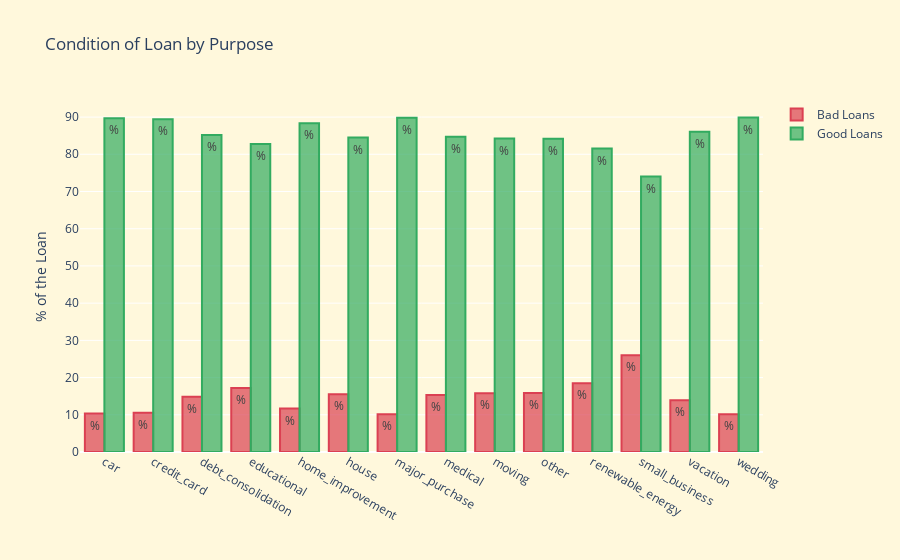

Source (notebook cell):
### Code cell
df['purpose'].value_counts()

# Education, renewable energy, wedding are the purposed that contains highest bad loans percent wise.

purpose_condition = round(pd.crosstab(df['loan_condition'], df['purpose']).apply(lambda x: x/x.sum() * 100), 2)

purpose_bad_loans = purpose_condition.values[0].tolist()
purpose_good_loans = purpose_condition.values[1].tolist()
purpose = purpose_condition.columns


bad_plot = go.Bar(
    x=purpose,
    y=purpose_bad_loans,
    name = 'Bad Loans',
    text='%',
    marker=dict(
        color='rgba(219, 64, 82, 0.7)',
        line = dict(
            color='rgba(219, 64, 82, 1.0)',
            width=2
        )
    )
)

good_plot = go.Bar(
    x=purpose,
    y=purpose_good_loans,
    name='Good Loans',
    text='%',
    marker=dict(
        color='rgba(50, 171, 96, 0.7)',
        line = dict(
            color='rgba(50, 171, 96, 1.0)',
            width=2
        )
    )
)


data = [bad_plot, good_plot]

layout = go.Layout(
    title='Condition of Loan by Purpose',
    xaxis=dict(
        title=''
    ),
    yaxis=dict(
        title='% of the Loan',
    ),
    paper_bgcolor='#FFF8DC',
    plot_bgcolor='#FFF8DC',
    showlegend=True
)

fig = dict(data=data, layout=layout)
iplot(fig, filename='condition_purposes')

### Figure 1 — Plotly figure (JSON) as saved in the notebook; plotly's stock layout.template omitted (floating-point values rounded to 4 significant figures)
{"data": [{"marker": {"color": "rgba(219, 64, 82, 0.7)", "line": {"color": "rgba(219, 64, 82, 1.0)", "width": 2}}, "name": "Bad Loans", "text": "%", "type": "bar", "x": ["car", "credit_card", "debt_consolidation", "educational", "home_improvement", "house", "major_purchase", "medical", "moving", "other", "renewable_energy", "small_business", "vacation", "wedding"], "y": [10.33, 10.57, 14.84, 17.23, 11.66, 15.49, 10.15, 15.3, 15.78, 15.85, 18.45, 25.98, 13.91, 10.14]}, {"marker": {"color": "rgba(50, 171, 96, 0.7)", "line": {"color": "rgba(50, 171, 96, 1.0)", "width": 2}}, "name": "Good Loans", "text": "%", "type": "bar", "x": ["car", "credit_card", "debt_consolidation", "educational", "home_improvement", "house", "major_purchase", "medical", "moving", "other", "renewable_energy", "small_business", "vacation", "wedding"], "y": [89.67, 89.43, 85.16, 82.77, 88.34, 84.51, 89.85, 84.7, 84.22, 84.15, 81.55, 74.02, 86.09, 89.86]}], "layout": {"paper_bgcolor": "#FFF8DC", "plot_bgcolor": "#FFF8DC", "showlegend": true, "title": {"text": "Condition of Loan by Purpose"}, "xaxis": {"title": {"text": ""}}, "yaxis": {"title": {"text": "% of the Loan"}}}}
